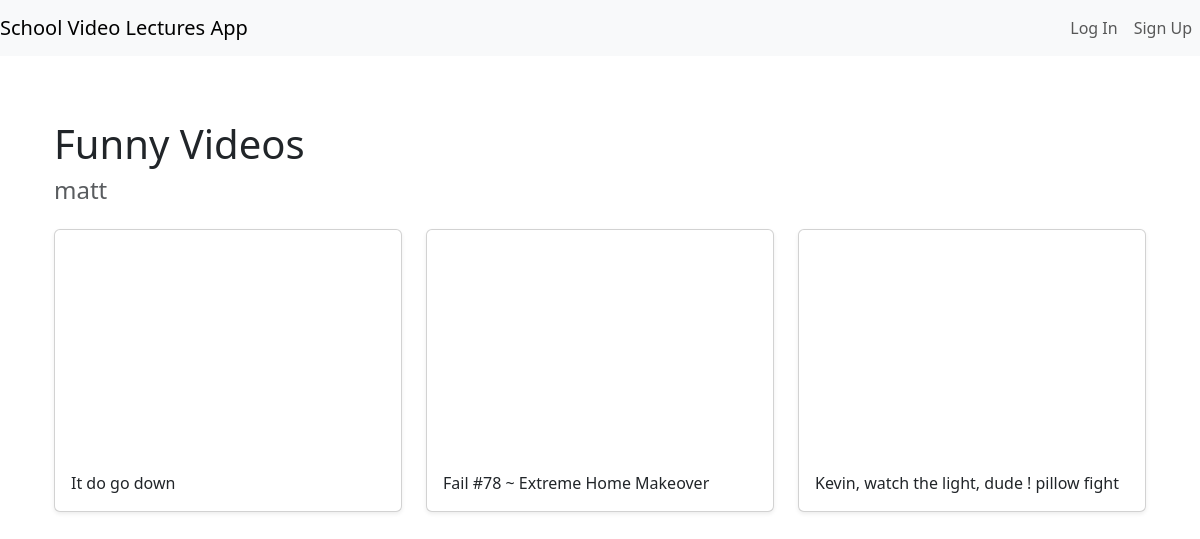
The page /halloffame/1 on the database as committed earlier.
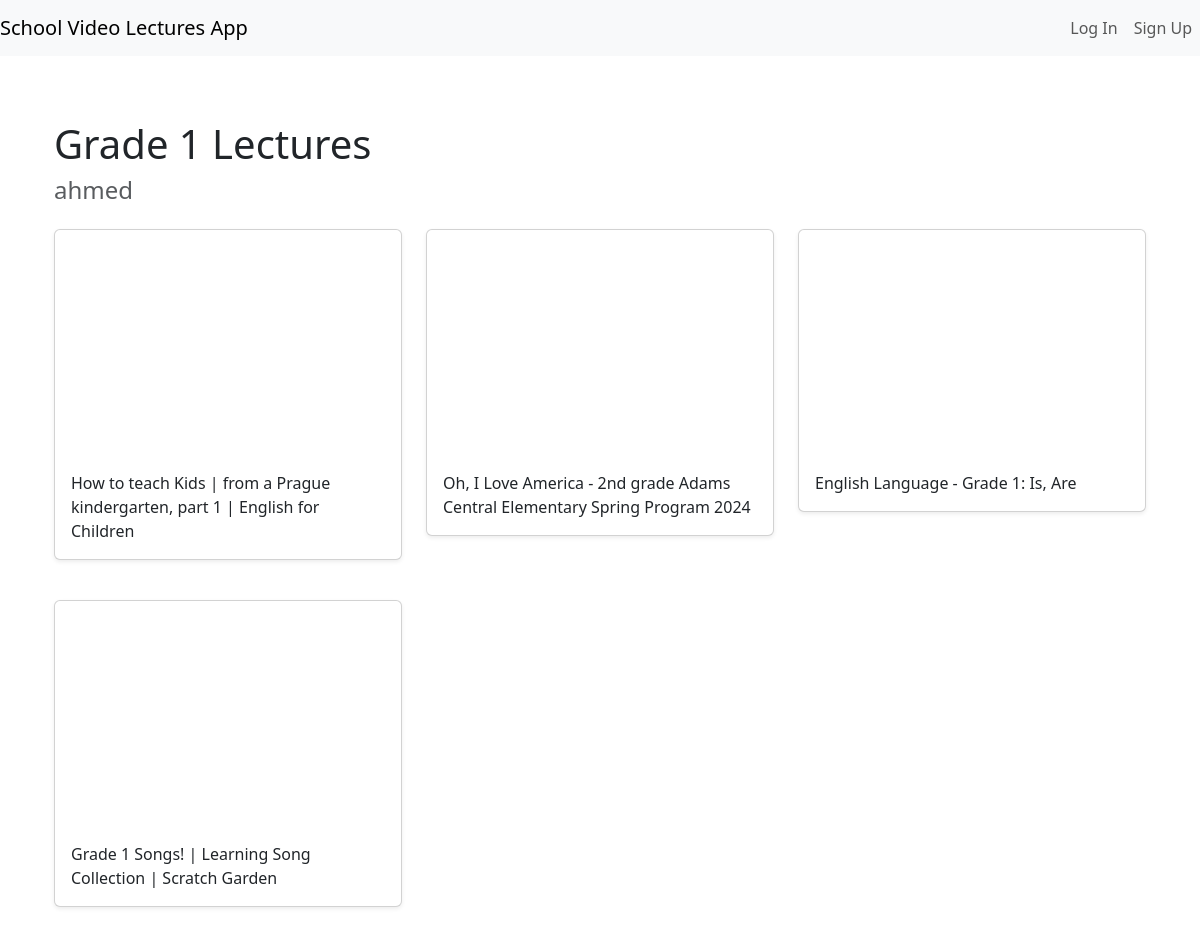
The same page on the database as committed later.
### halls/models.py (models this page shows)
class Hall(models.Model):
    title = models.CharField(max_length=255)
    user = models.ForeignKey(User, on_delete=models.CASCADE)

class Video(models.Model):
    title = models.CharField(max_length=255)
    url = models.URLField()
    youtube_id = models.CharField(max_length=255)
    hall = models.ForeignKey(Hall, on_delete=models.CASCADE)

### halls/views.py (the view)
# urls.py: path('halloffame/<int:pk>', views.DetailHall.as_view(), name='detail_hall'),
class DetailHall(generic.DetailView):
    model = Hall
    template_name = 'halls/detail_hall.html'

### halls/templates/halls/detail_hall.html (shortened to what this page needs)
{% extends 'halls/base.html' %}
{% block content %}
<div class="container">
<h1>{{ hall.title }}</h1>
<h4 class="text-muted">{{ hall.user.username }}</h4>
    <div class="row">
      {% for video in hall.video_set.all %}
      <div class="col-md-4 mt-3">
        <div class="card mb-4 shadow-sm">
          <iframe width="100%" height="225" src="https://www.youtube.com/embed/{{ video.youtube_id }}" frameborder="0" allow="accelerometer; autoplay; encrypted-media; gyroscope; picture-in-picture" allowfullscreen></iframe>
          <div class="card-body">
            <p class="card-text">{{ video.title }}</p>
          </div>
        </div>
      </div>
      {% endfor %}
      </div>
</div>
{% endblock %}

### halls/templates/halls/base.html (shortened to what this page needs)
<!doctype html>
<html lang="en">
{% load static %}
<head>
  <link href="https://cdn.jsdelivr.net/npm/bootstrap@5.3.3/dist/css/bootstrap.min.css" rel="stylesheet">
  <link href="{% static 'custom.css' %}" rel="stylesheet">
</head>
<body>
  <nav class="navbar navbar-expand-md navbar-light bg-light fixed-top">
    <a class="navbar-brand" href="{% url 'home' %}">School Video Lectures App</a>
    <div class="collapse navbar-collapse justify-content-end" id="navbarNav">
      <ul class="navbar-nav">
        {% if user.is_authenticated %}
        <li class="nav-item">
          <a class="nav-link" href="{% url 'dashboard' %}">Dashboard</a>
        </li>
        <li class="nav-item">
          <form action="{% url 'logout' %}" method="post">
            {% csrf_token %}
            <button type="submit" class="nav-link" style="border: none; background: none; cursor: pointer;">Log Out</button>
        </form>
        </li>
        {% else %}
        <li class="nav-item">
          <a class="nav-link" href="{% url 'login' %}">Log In</a>
        </li>
        {% endif %}
        {% if not user.is_authenticated %}
        <li class="nav-item">
          <a class="nav-link" href="{% url 'signup' %}">Sign Up</a>
        </li>
        {% endif %}
      </ul>
    </div>
  </nav>
  <div class="container mt-5">
    {% block content %}
    {% endblock %}
  </div>
</body>
</html>

### halls/templates/halls/base.html (style rules this page uses)
body { padding-top: 4.5rem; }

Rows that differ between the two databases and show on the page:
removed Video: title "Fail #78 ~ Extreme Home Makeover"
changed Hall: title "Funny Videos" → "Grade 1 Lectures"; user.username "matt" → "ahmed"
changed Video: title "It do go down" → "How to teach Kids | from a Prague kindergarten, part 1 | English for Children"
changed Video: title "Kevin, watch the light, dude ! pillow fight" → "Oh, I Love America - 2nd grade Adams Central Elementary Spring Program 2024"
now on this page (row edited): Video: title "English Language - Grade 1: Is, Are"
now on this page (row edited): Video: title "Grade 1 Songs! | Learning Song Collection | Scratch Garden"
